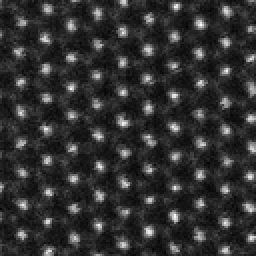
#> input picture src/core/sample/raw/sample_00000.png, 128 x 128 px (shown 2 times larger); its folder holds only this picture in this run
$ python generate_carbon_datasets.py --input_dir ../src/core/sample/raw --output_parent out.png
#> lines starting #> are read from the running program, lines starting #| are printed output that depends on the picture
### src/data_prep/online_augmentor.py
# -*- coding: utf-8 -*-
"""
Purpose: Image augmentation utilities for StackDiff training. The functions apply geometric transforms, carbon-like background, cropping, flips, scan/Poisson/Gaussian noise, and display normalization.
Related files: configs/train/*.yml and src/core/datasets/online_augment_dataset.py.
CLI usage: This module is imported by training datasets and is not intended to be executed directly.
"""

from __future__ import annotations

import math
from dataclasses import dataclass, field
from typing import Dict, Tuple, Any

import cv2
import numpy as np
from PIL import Image


_DEF_BORDER = cv2.BORDER_REFLECT_101
_DEF_E = 1.602176634e-19
_SUPPORTED_DISABLES = {
    "elastic",
    "perspective",
    "carbon",
    "rotate",
    "crop",
    "flip",
    "noise",
    "display",
    "edge_mask",
}


# [11 lines left out: function to_float01, not called in this run]


def gaussian_field(h: int, w: int, sigma: float) -> np.ndarray:
    g = np.random.normal(0.0, 1.0, size=(h, w)).astype(np.float32)
    return cv2.GaussianBlur(g, (0, 0), sigmaX=sigma)


# [28 lines left out: functions elastic_warp_cv, perspective_warp_cv, rotate_cv, not called in this run]


def distance_transform(mask: np.ndarray) -> np.ndarray:
    mask_u8 = (mask > 0.5).astype(np.uint8)
    return cv2.distanceTransform(mask_u8, cv2.DIST_L2, 5)


def add_carbon_background(img01: np.ndarray, cfg: Dict[str, Any]) -> np.ndarray:
    I = img01.astype(np.float32)
    H, W = I.shape
    cover = float(cfg.get("cover", 0.7))
    alpha = float(cfg.get("alpha", 0.4))
    sigma_mask = float(cfg.get("sigma_mask", 100))
    sigma_field = float(cfg.get("sigma_field", 100))
    coarse_down = max(1, int(cfg.get("coarse_down", 100)))
    focus_enable = bool(cfg.get("focus_enable", True))
    focus_center = cfg.get("focus_center", (0.5, 0.5))
    if isinstance(focus_center, (list, tuple)):
        cx, cy = float(focus_center[0]), float(focus_center[1])
    else:
        cx = cy = 0.5
    focus_radius_ratio = float(cfg.get("focus_radius_ratio", 0.5))
    focus_gain = float(cfg.get("focus_gain", 5.0))
    morph_kernel = int(cfg.get("morph_kernel", 11))
    morph_iter = int(cfg.get("morph_iter", 1))


    B = np.random.random((H, W)).astype(np.float32) - 0.5
    B = cv2.GaussianBlur(B, (0, 0), sigmaX=sigma_field)
    B = (B - B.min()) / max(B.max() - B.min(), 1e-8)


    Hc, Wc = max(1, H // coarse_down), max(1, W // coarse_down)
    M_pre = np.random.random((Hc, Wc)).astype(np.float32)
    M_pre = cv2.resize(M_pre, (W, H), interpolation=cv2.INTER_LINEAR)
    M_pre = cv2.GaussianBlur(M_pre, (0, 0), sigmaX=sigma_mask)

    if focus_enable:
        yy, xx = np.mgrid[0:H, 0:W].astype(np.float32)
        xx /= max(W - 1, 1)
        yy /= max(H - 1, 1)
        rr = np.sqrt((xx - cx) ** 2 + (yy - cy) ** 2)
        rad = max(1e-3, focus_radius_ratio)
        focus = np.exp(-0.5 * (rr / rad) ** 2).astype(np.float32)
        M_pre = M_pre + focus_gain * focus

    M_pre = (M_pre - M_pre.min()) / max(M_pre.max() - M_pre.min(), 1e-8)
    thr = np.quantile(M_pre, 1.0 - cover)
    M_bin = (M_pre > thr).astype(np.uint8)
    k = morph_kernel + (morph_kernel % 2 == 0)
    k = max(3, int(k))
    kernel = cv2.getStructuringElement(cv2.MORPH_ELLIPSE, (k, k))
    M_bin = cv2.morphologyEx(M_bin, cv2.MORPH_CLOSE, kernel, iterations=max(1, morph_iter))
    M = cv2.GaussianBlur(M_bin.astype(np.float32), (0, 0), sigmaX=sigma_mask)
    return np.clip(I + alpha * M * B, 0.0, 1.0)


# [33 lines left out: functions choose_crop, crop_and_resize, random_flip, not called in this run]


def add_scan_noise_from_original(
    image: np.ndarray,
    *,
    pixel_size_A_orig: float,
    k: float,
    width_orig_px: int | None = None,
    dwell_time_scan_s_orig: float | None = None,
    retrace_time_s: float = 0.0,
    maintain_row_time: bool = True,
    sigma_jitter_A: float = 0.2,
    line_freq_hz: float = 60.0,
    phase_x: float = 0.0,
    phase_y: float = math.pi / 2,
) -> np.ndarray:
    img = np.asarray(image, dtype=np.float32)
    h, w_new = img.shape
    if width_orig_px is None:
        width_orig_px = int(round(w_new * k))
    pixel_size_A_new = pixel_size_A_orig * k
    sigma_px_new = float(sigma_jitter_A) / float(pixel_size_A_new)
    if dwell_time_scan_s_orig is None:
        dwell_time_scan_s_orig = 2e-6
    t_dwell_new = dwell_time_scan_s_orig * (width_orig_px / w_new) if maintain_row_time else dwell_time_scan_s_orig
    row_time = w_new * t_dwell_new + retrace_time_s
    rows = np.arange(h, dtype=np.float64)
    t_i = rows * row_time
    gx = np.random.normal(0.0, 1.0, size=h)
    gy = np.random.normal(0.0, 1.0, size=h)
    delta_x = gx * sigma_px_new * np.sin(2.0 * math.pi * line_freq_hz * t_i + phase_x)
    delta_y = gy * sigma_px_new * np.sin(2.0 * math.pi * line_freq_hz * t_i + phase_y)
    Y, X = np.indices((h, w_new), dtype=np.float32)
    map_x = X - delta_y[:, None].astype(np.float32)
    map_y = Y - delta_x[:, None].astype(np.float32)
    return cv2.remap(img, map_x, map_y, interpolation=cv2.INTER_LINEAR, borderMode=_DEF_BORDER)


def add_poisson_noise_from_original(
    image: np.ndarray,
    *,
    beam_current_A: float,
    dwell_time_s: float,
    k: float,
    preserve_scale: bool = True,
    preserve_areal_dose: bool = True,
) -> np.ndarray:
    img = np.asarray(image, dtype=np.float32)
    vmin, vmax = float(img.min()), float(img.max())
    scale = vmax - vmin if vmax > vmin else 1.0
    rel = (img - vmin) / scale
    n_orig = dwell_time_s * beam_current_A / _DEF_E
    n_new = n_orig * (k * k) if preserve_areal_dose else n_orig
    n_new = max(n_new, 1e-12)
    counts = np.random.poisson(rel * n_new)
    frac = counts / n_new
    return (frac * scale + vmin).astype(np.float32) if preserve_scale else frac.astype(np.float32)


def add_gaussian_noise(image: np.ndarray, *, sigma: float = 0.01, preserve_scale: bool = True) -> np.ndarray:
    img = np.asarray(image, dtype=np.float32)
    if preserve_scale:
        vmin, vmax = float(img.min()), float(img.max())
        scale = vmax - vmin if vmax > vmin else 1.0
        noise = np.random.normal(0.0, sigma * scale, size=img.shape).astype(np.float32)
        out = np.clip(img + noise, vmin, vmax)
        return out
    noise = np.random.normal(0.0, sigma, size=img.shape).astype(np.float32)
    return np.clip(img + noise, 0.0, 1.0)


# [82 lines left out: functions adjust_display_post_noise, apply_edge_mask, not called in this run]


def _uniform(a: float, b: float) -> float:
    return float(np.random.uniform(a, b))


# [6 lines left out: function _maybe_sample, not called in this run]


@dataclass
class AugmentConfig:
    image_size: int = 128

    cfg: Dict[str, Any] = None
    disabled: set[str] = field(default_factory=set, init=False)

    # [17 lines left out: function __post_init__, not called in this run]

    def is_enabled(self, name: str) -> bool:
        return name.lower() not in self.disabled

    # [135 lines left out: function sample_once, not called in this run]


class OnlineAugmentor:
    # [128 lines left out: functions __init__, __call__, not called in this run]

### tools/generate_carbon_datasets.py
#!/usr/bin/env python3
"""
【作用概述】基于一份"基准图像目录"（通常是无碳堆积的 128×128 PNG），为多个碳堆积强度 alpha 生成新数据集目录；
每张图都会确定性地施加碳堆积（prob=1.0），默认同时叠加 GT 级别噪声（scan+poisson+gaussian），输出文件名保持不变。
【关联说明】文件/模块：src/data_prep/online_augmentor.py（add_carbon_background, add_gaussian_noise 等）；
data/experiments/（默认输入/输出父目录）；内置噪声参数方案。
【命令行用法】python tools/generate_carbon_datasets.py --input_dir data/experiments/ReS2_noise0_defect0
  --output_parent data/experiments
  （参数：--alphas=要测试的 alpha 列表；--cover=固定覆盖面积比；--no-noise=不加噪声；--seed=随机种子）。
"""

from __future__ import annotations

import argparse
import math
import os
import sys
from pathlib import Path
from typing import Dict, List

import numpy as np
from PIL import Image

ROOT_DIR = Path(__file__).resolve().parents[1]
SYS_SRC = ROOT_DIR / "src"
if str(SYS_SRC) not in sys.path:
    sys.path.append(str(SYS_SRC))

from data_prep.online_augmentor import (  # type: ignore  # noqa: E402
    add_carbon_background,
    add_gaussian_noise,
    add_poisson_noise_from_original,
    add_scan_noise_from_original,
)

# GT 噪声参数（与论文噪声鲁棒性实验参数一致）
SIGMA_GT = 0.129
SCAN_POISSON_PARAMS = {
    "pixel_size_A_orig": 0.12,
    "dwell_time_s": 3.0e-6,
    "sigma_jitter_A": 0.02,
    "width_orig_px": 3289,
    "line_freq_hz": 60.0,
    "phase_x": 0.0,
    "phase_y": math.pi / 2,
    "beam_current_A": 3.0e-11,
    "k": 7.8125,
}


def _add_gt_noise(img01: np.ndarray) -> np.ndarray:
    sp = SCAN_POISSON_PARAMS
    out = add_scan_noise_from_original(
        img01,
        pixel_size_A_orig=sp["pixel_size_A_orig"],
        k=sp["k"],
        width_orig_px=sp["width_orig_px"],
        dwell_time_scan_s_orig=sp["dwell_time_s"],
        sigma_jitter_A=sp["sigma_jitter_A"],
        line_freq_hz=sp["line_freq_hz"],
        phase_x=sp["phase_x"],
        phase_y=sp["phase_y"],
    )
    out = add_poisson_noise_from_original(
        out,
        beam_current_A=sp["beam_current_A"],
        dwell_time_s=sp["dwell_time_s"],
        k=sp["k"],
    )
    out = add_gaussian_noise(out, sigma=SIGMA_GT, preserve_scale=True)
    return np.clip(out, 0.0, 1.0)


def _parse_float_list(raw: str) -> List[float]:
    parts = [p.strip() for p in raw.split(",") if p.strip()]
    if not parts:
        raise ValueError("列表不能为空。")
    return [float(p) for p in parts]


def main() -> int:
    ap = argparse.ArgumentParser(description="按目标碳堆积 alpha 档次生成碳堆积+噪声的数据集目录")
    ap.add_argument("--input_dir", required=True, help="基准 PNG 目录（不会被修改）")
    ap.add_argument("--output_parent", required=True, help="输出父目录（例如 data/experiments）")
    ap.add_argument("--prefix", default="ReS2_carbon", help="输出目录名前缀（默认 ReS2_carbon）")
    ap.add_argument(
        "--alphas",
        default="0.1,0.2,0.3,0.5,0.7",
        help="碳堆积 alpha（混合强度）列表，逗号分隔",
    )
    ap.add_argument("--cover", type=float, default=0.5, help="碳堆积覆盖面积比（默认 0.5）")
    ap.add_argument("--sigma_mask", type=float, default=100, help="掩膜高斯模糊 sigma（默认 100）")
    ap.add_argument("--sigma_field", type=float, default=100, help="强度场高斯模糊 sigma（默认 100）")
    ap.add_argument("--coarse_down", type=int, default=100, help="粗粒度掩膜下采样倍率（默认 100）")
    ap.add_argument("--focus_enable", action="store_true", default=True, help="启用焦点聚焦（默认启用）")
    ap.add_argument("--no_focus", dest="focus_enable", action="store_false", help="禁用焦点聚焦")
    ap.add_argument("--focus_gain", type=float, default=5.0, help="焦点增益（默认 5.0）")
    ap.add_argument("--morph_kernel", type=int, default=11, help="形态学核大小（默认 11）")
    ap.add_argument("--morph_iter", type=int, default=1, help="形态学迭代次数（默认 1）")
    ap.add_argument("--no-noise", action="store_true", help="不添加噪声（默认添加 GT 级别的完整噪声模型）")
    ap.add_argument("--seed", type=int, default=12345, help="随机种子（默认 12345，保证可复现）")
    ap.add_argument("--num", type=int, default=None, help="限制处理前 N 张（默认处理全部）")
    args = ap.parse_args()

    input_dir = Path(args.input_dir).resolve()
    output_parent = Path(args.output_parent).resolve()
    if not input_dir.is_dir():
        raise SystemExit(f"input_dir 不存在或不是目录：{input_dir}")
    output_parent.mkdir(parents=True, exist_ok=True)

    alphas = _parse_float_list(str(args.alphas))

    paths = sorted([p for p in input_dir.glob("*.png") if p.is_file()])
    if args.num is not None:
        paths = paths[: max(0, int(args.num))]
    if not paths:
        raise SystemExit(f"input_dir 下未找到 PNG：{input_dir}")

    np.random.seed(int(args.seed))

    out_dirs: Dict[float, Path] = {}
    for alpha in alphas:
        alpha_str = f"{alpha:.1f}".replace(".", "p")
        out_dir = output_parent / f"{args.prefix}_alpha{alpha_str}"
        out_dir.mkdir(parents=True, exist_ok=True)
        out_dirs[alpha] = out_dir

    base_cfg = {
        "cover": float(args.cover),
        "sigma_mask": float(args.sigma_mask),
        "sigma_field": float(args.sigma_field),
        "coarse_down": int(args.coarse_down),
        "focus_enable": bool(args.focus_enable),
        "focus_center": (np.random.uniform(0.1, 0.9), np.random.uniform(0.1, 0.9)),
        "focus_radius_ratio": np.random.uniform(0.3, 0.7),
        "focus_gain": float(args.focus_gain),
        "morph_kernel": int(args.morph_kernel),
        "morph_iter": int(args.morph_iter),
    }

    noise_info = "no noise" if args.no_noise else f"GT noise (sigma={SIGMA_GT})"
    print(f"Noise mode: {noise_info}")

    for i, p in enumerate(paths):
        if (i + 1) % 50 == 0:
            print(f"[{i + 1}/{len(paths)}] {p.name}")
        with Image.open(p) as im:
#> im is the input picture: PIL image 128x128 L; min 4, max 249, mean 48.7
            base_u8 = np.asarray(im.convert("L"), dtype=np.uint8)
        base01 = base_u8.astype(np.float32) / 255.0

        rng_state = np.random.get_state()

        for alpha in alphas:
            np.random.set_state(rng_state)
            cfg = dict(base_cfg)
            cfg["alpha"] = float(alpha)
            cfg["focus_center"] = (np.random.uniform(0.1, 0.9), np.random.uniform(0.1, 0.9))
            cfg["focus_radius_ratio"] = np.random.uniform(0.3, 0.7)

            out01 = add_carbon_background(base01.copy(), cfg)

            if not args.no_noise:
                out01 = _add_gt_noise(out01)

            out_u8 = (np.clip(out01, 0.0, 1.0) * 255.0).astype(np.uint8)
            out_path = out_dirs[alpha] / p.name
            Image.fromarray(out_u8, mode="L").save(out_path, format="PNG")
#> this loop made 5 passes
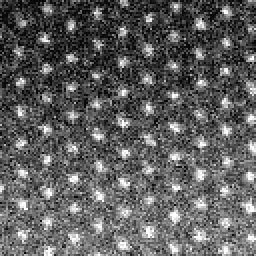
#> out01: shape (128, 128) float32 (shown 2 times larger); min 0.0374, max 1, mean 0.375

    print(f"\n碳堆积参数：cover={args.cover}, focus_enable={args.focus_enable}, noise={noise_info}")
    print("输出目录：")
    for alpha in alphas:
        print(f"- alpha={alpha:.1f} -> {out_dirs[alpha]}")
    return 0


if __name__ == "__main__":
    os.environ.setdefault("OMP_NUM_THREADS", "1")
    raise SystemExit(main())
#> (the program exits here)

$ run again, on src/core/sample/raw/sample_00001.png
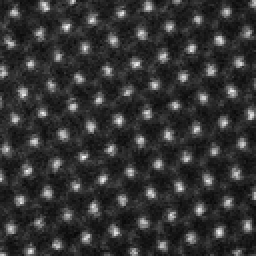
#> input picture src/core/sample/raw/sample_00001.png, 128 x 128 px (shown 2 times larger)
#> in main, im is the input picture: PIL image 128x128 L; min 7, max 250, mean 51.3
#> the loop in main, `for alpha in alphas:` made 5 passes
#> after the loop in main, `for alpha in alphas:`:
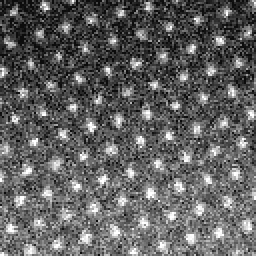
#> out01: shape (128, 128) float32 (shown 2 times larger); min 0.0505, max 1, mean 0.385
